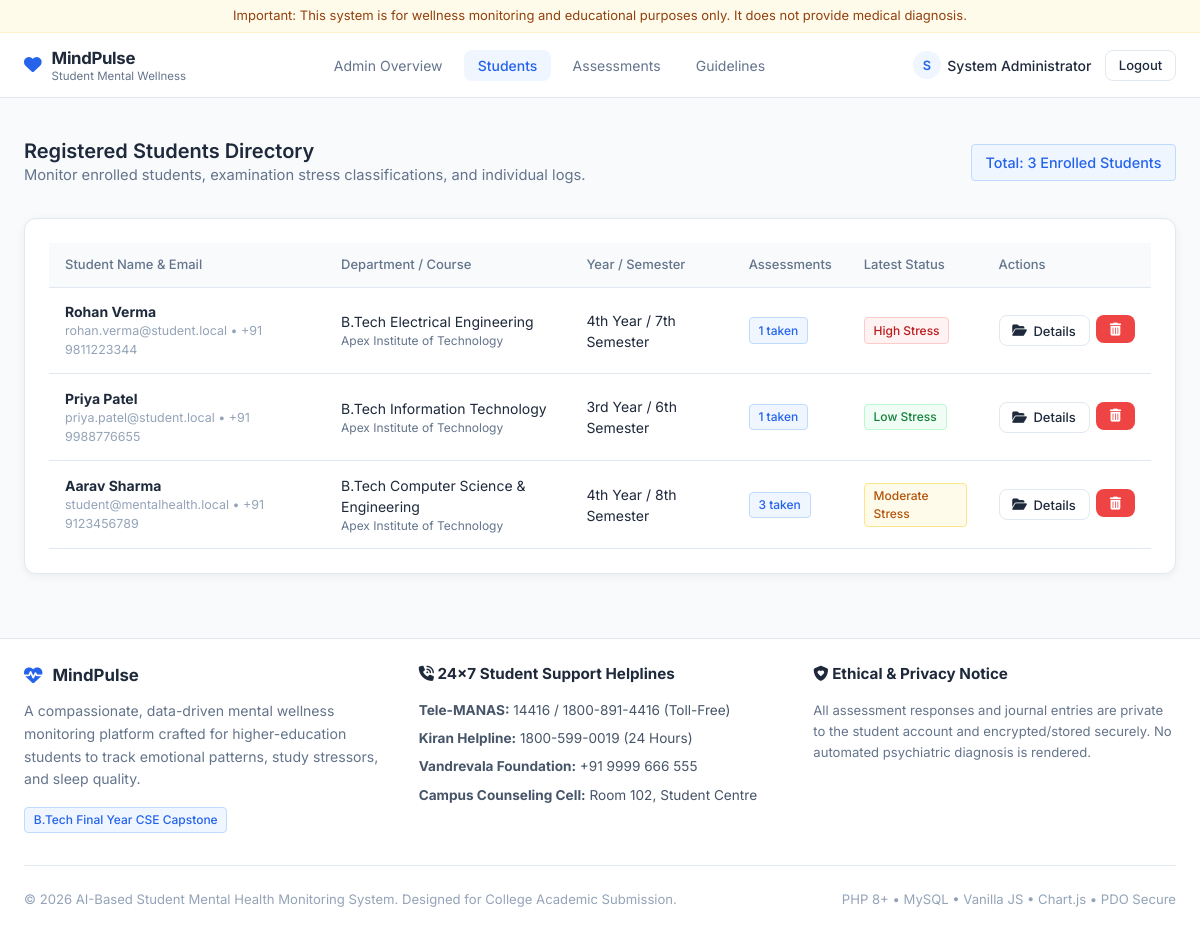
The app's page /admin/students.php (signed in) with its own data.
### tables this page shows
CREATE TABLE `users` (
  `id` INT AUTO_INCREMENT PRIMARY KEY,
  `name` VARCHAR(100) NOT NULL,
  `email` VARCHAR(150) NOT NULL UNIQUE,
  `phone` VARCHAR(20) DEFAULT NULL,
  `password` VARCHAR(255) NOT NULL,
  `gender` ENUM('Male', 'Female', 'Non-Binary', 'Prefer not to say') DEFAULT 'Prefer not to say',
  `age` INT DEFAULT 20,
  `college` VARCHAR(150) DEFAULT 'University Institute of Technology',
  `course` VARCHAR(100) DEFAULT 'B.Tech Computer Science & Engineering',
  `year` VARCHAR(50) DEFAULT '4th Year / 7th Semester',
  `role` ENUM('student', 'admin') DEFAULT 'student',
  `created_at` TIMESTAMP DEFAULT CURRENT_TIMESTAMP
);

### includes/functions.php (called while the page is built, shortened)
<?php
function escape($data) {
    return htmlspecialchars((string)$data, ENT_QUOTES, 'UTF-8');
}
function getStressColorClass($level) {
    switch ($level) {
        case 'Low Stress':
            return 'badge-success';
        case 'Moderate Stress':
            return 'badge-warning';
        case 'High Stress':
            return 'badge-danger';
    }
}
?>

### admin/students.php (the view, shortened to what this page needs)
<?php
require_once __DIR__ . '/../includes/functions.php';
$db = getDB();
$query = "
    SELECT u.*, COUNT(a.id) as assessment_count,
           MAX(a.created_at) as last_assessment_date,
           (SELECT stress_level FROM assessments WHERE user_id = u.id ORDER BY created_at DESC LIMIT 1) as latest_stress_level
    FROM users u
    LEFT JOIN assessments a ON u.id = a.user_id
    WHERE u.role = 'student'
    GROUP BY u.id
    ORDER BY u.created_at DESC
";
$students = $db->query($query)->fetchAll();
require_once __DIR__ . '/../includes/header.php';
?>
<div class="container" style="padding-top: 1.5rem; padding-bottom: 4rem;">
  <div style="display: flex; justify-content: space-between; align-items: center; flex-wrap: wrap; gap: 1rem; margin-bottom: 2rem;">
    <div>
      <h2>Registered Students Directory</h2>
      <p style="color: #64748b; font-size: 0.92rem;">
        Monitor enrolled students, examination stress classifications, and individual logs.
      </p>
    </div>
    <span class="badge badge-neutral" style="font-size: 0.9rem; padding: 0.4rem 0.85rem;">
      Total: <?php echo count($students); ?> Enrolled Students
    </span>
  </div>
  <div class="card">
    <div class="table-responsive">
      <table class="table">
        <thead>
          <tr>
            <th>Student Name & Email</th>
            <th>Department / Course</th>
            <th>Year / Semester</th>
            <th>Assessments</th>
            <th>Latest Status</th>
            <th>Actions</th>
          </tr>
        </thead>
        <tbody>
          <?php if (empty($students)): ?>
            <tr>
              <td colspan="6" style="text-align: center; color: #94a3b8; padding: 2rem;">No students registered yet.</td>
            </tr>
          <?php else: ?>
            <?php foreach ($students as $s): ?>
              <tr>
                <td>
                  <strong><?php echo escape($s['name']); ?></strong>
                  <div style="font-size: 0.78rem; color: #94a3b8;">
                    <?php echo escape($s['email']); ?> &bull; <?php echo escape($s['phone'] ?: 'No phone'); ?>
                  </div>
                </td>
                <td>
                  <?php echo escape($s['course']); ?>
                  <div style="font-size: 0.75rem; color: #64748b;"><?php echo escape($s['college']); ?></div>
                </td>
                <td><?php echo escape($s['year']); ?></td>
                <td>
                  <span class="badge badge-neutral"><?php echo $s['assessment_count']; ?> taken</span>
                </td>
                <td>
                  <?php if ($s['latest_stress_level']): ?>
                    <span class="badge <?php echo getStressColorClass($s['latest_stress_level']); ?>">
                      <?php echo escape($s['latest_stress_level']); ?>
                    </span>
                  <?php else: ?>
                    <span style="font-size: 0.8rem; color: #94a3b8;">None</span>
                  <?php endif; ?>
                </td>
                <td>
                  <div style="display: flex; gap: 0.4rem;">
                    <a href="student_details.php?id=<?php echo $s['id']; ?>" class="btn btn-outline btn-sm">
                      <i class="fa-solid fa-folder-open"></i> Details
                    </a>
                    <form method="POST" action="students.php" onsubmit="return confirm('Delete student <?php echo addslashes($s['name']); ?> and all associated history?');" style="display: inline;">
                      <button type="submit" class="btn btn-danger btn-sm" title="Delete Student Record">
                        <i class="fa-solid fa-trash-can"></i>
                      </button>
                    </form>
                  </div>
                </td>
              </tr>
            <?php endforeach; ?>
          <?php endif; ?>
        </tbody>
      </table>
    </div>
  </div>
</div>
<?php require_once __DIR__ . '/../includes/footer.php'; ?>

### assets/css/style.css (style rules this page uses)
:root { --primary: #2563EB; --primary-hover: #1d4ed8; --primary-soft: #EFF6FF; --secondary: #14B8A6; --secondary-soft: #F0FDFA; --bg-main: #F8FAFC; --bg-card: #FFFFFF; --text-main: #1E293B; --text-muted: #64748B; --border-color: #E2E8F0; --warning: #F59E0B; --warning-soft: #FFFBEB; --danger: #EF4444; --danger-soft: #FEF2F2; --font-family: 'Inter', system-ui, -apple-system, BlinkMacSystemFont, "Segoe UI", sans-serif; --radius-card: 12px; --radius-button: 8px; --radius-input: 8px; --shadow-subtle: 0 2px 8px rgba(15, 23, 42, 0.06); }
* { box-sizing: border-box; margin: 0; padding: 0; }
body { font-family: var(--font-family); background-color: var(--bg-main); color: var(--text-main); line-height: 1.5; min-height: 100vh; display: flex; flex-direction: column; -webkit-font-smoothing: antialiased; }
a { color: var(--primary); text-decoration: none; transition: color 0.15s ease; }
h2 { font-size: 1.25rem; font-weight: 600; color: var(--text-main); line-height: 1.3; }
p { font-size: 0.9375rem; color: var(--text-muted); }
.container { width: 100%; max-width: 1200px; margin: 0 auto; padding: 0 1.5rem; }
.card { background: var(--bg-card); border-radius: var(--radius-card); border: 1px solid var(--border-color); box-shadow: var(--shadow-subtle); padding: 1.5rem; transition: border-color 0.15s ease; }
.btn { display: inline-flex; align-items: center; justify-content: center; gap: 0.4rem; font-family: inherit; font-weight: 500; font-size: 0.875rem; padding: 0.55rem 1.1rem; border-radius: var(--radius-button); border: 1px solid transparent; cursor: pointer; transition: all 0.15s ease; text-decoration: none; line-height: 1.25; }
.btn-outline { background-color: #FFFFFF; border-color: var(--border-color); color: var(--text-main); }
.btn-danger { background-color: var(--danger); color: #FFFFFF !important; }
.btn-sm { padding: 0.4rem 0.8rem; font-size: 0.8125rem; }
.badge { display: inline-flex; align-items: center; font-size: 0.75rem; font-weight: 500; padding: 0.2rem 0.55rem; border-radius: 4px; }
.badge-success { background-color: #F0FDF4; color: #15803D; border: 1px solid #BBF7D0; }
.badge-warning { background-color: var(--warning-soft); color: #B45309; border: 1px solid #FDE68A; }
.badge-danger { background-color: var(--danger-soft); color: #B91C1C; border: 1px solid #FECACA; }
.badge-neutral { background-color: var(--primary-soft); color: var(--primary); border: 1px solid #BFDBFE; }
.table-responsive { width: 100%; overflow-x: auto; }
.table { width: 100%; border-collapse: collapse; text-align: left; }
.table th { background-color: var(--bg-main); padding: 0.75rem 1rem; font-size: 0.8125rem; font-weight: 500; color: var(--text-muted); border-bottom: 1px solid var(--border-color); }
.table td { padding: 0.85rem 1rem; border-bottom: 1px solid var(--border-color); font-size: 0.875rem; }

### records on screen
users: name "Rohan Verma", email "rohan.verma@student.local", phone "+91 9811223344", course "B.Tech Electrical Engineering", college "Apex Institute of Technology", year "4th Year / 7th Semester", assessment_count "1", latest_stress_level "High Stress"
users: name "Priya Patel", email "priya.patel@student.local", phone "+91 9988776655", course "B.Tech Information Technology", college "Apex Institute of Technology", year "3rd Year / 6th Semester", assessment_count "1", latest_stress_level "Low Stress"
users: name "Aarav Sharma", email "student@mentalhealth.local", phone "+91 9123456789", course "B.Tech Computer Science & Engineering", college "Apex Institute of Technology", year "4th Year / 8th Semester", assessment_count "3", latest_stress_level "Moderate Stress"

### other values on screen
APP_NAME "MindPulse"
substr($currentUser['name'] ?? 'U', 0, 1) "S"
$currentUser['name'] "System Administrator"
count($students) "3"
APP_FULL_TITLE "AI-Based Student Mental Health Monitoring System"
